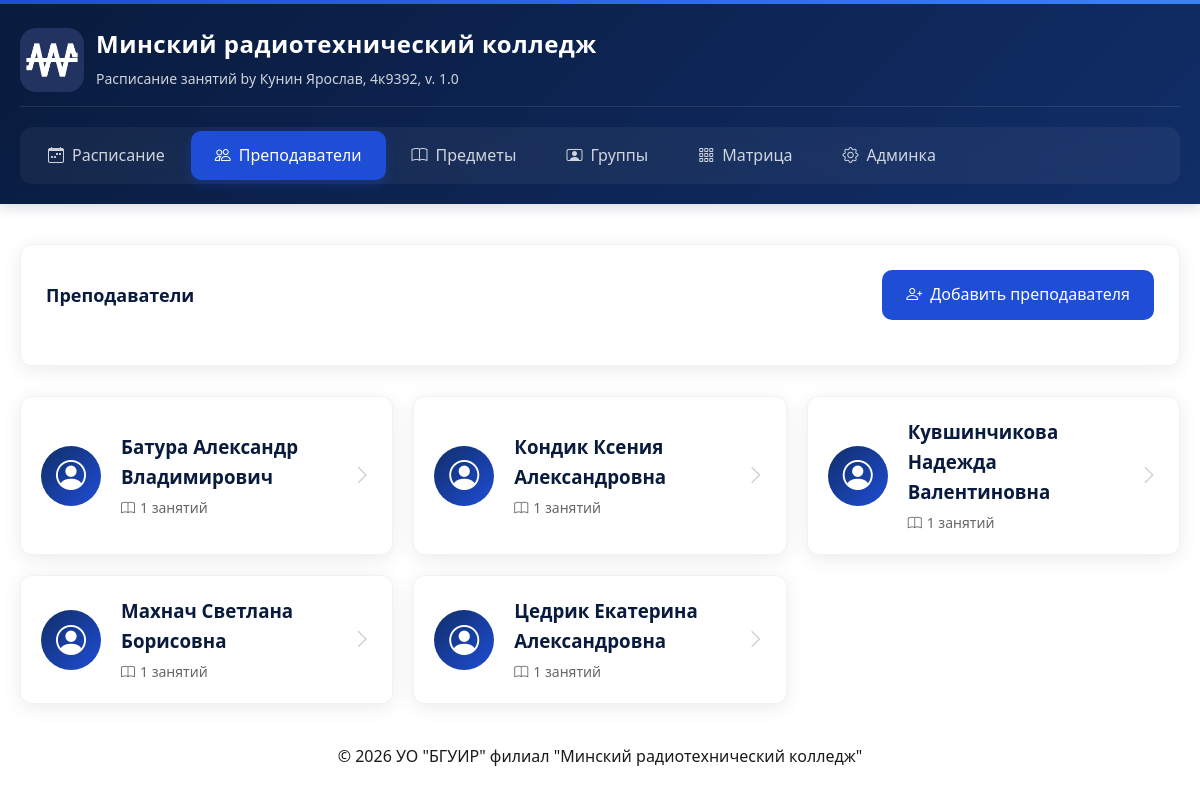
Screenshot of /teachers/ with the database file from the repository.
### schedule/models.py (models this page shows, shortened)
class Teacher(models.Model):
    name = models.CharField(max_length=100)

### schedule/views.py (the view)
# urls.py: path('teachers/', views.teachers_list, name='teachers'),
def teachers_list(request):
    teachers = Teacher.objects.all().order_by('name')
    return render(request, 'schedule/teachers.html', {'teachers': teachers})

### schedule/templates/schedule/teachers.html (shortened to what this page needs)
{% extends 'schedule/base.html' %}
{% block content %}
<div class="filter-card">
    <div class="filter-header">
        <h2 class="filter-title">Преподаватели</h2>
        <a href="/admin/schedule/teacher/add/" class="add-btn" target="_blank">
            <i class="bi bi-person-plus"></i>
            Добавить преподавателя
        </a>
    </div>
</div>
<div class="teachers-grid">
    {% for teacher in teachers %}
    <a href="{% url 'teacher_detail' teacher.id %}" class="teacher-card">
        <div class="teacher-avatar">
            <i class="bi bi-person-circle"></i>
        </div>
        <div class="teacher-info">
            <h3>{{ teacher.name }}</h3>
            <p class="teacher-subjects">
                <i class="bi bi-book"></i>
                {{ teacher.schedule_set.count }} занятий
            </p>
        </div>
        <div class="teacher-arrow">
            <i class="bi bi-chevron-right"></i>
        </div>
    </a>
    {% empty %}
    <div class="empty-state">
        <i class="bi bi-people"></i>
        <h3>Преподаватели не добавлены</h3>
        <p>Добавьте преподавателей через админ-панель</p>
    </div>
    {% endfor %}
</div>
{% endblock %}

### schedule/templates/schedule/base.html (shortened to what this page needs)
<!DOCTYPE html>
<html lang="ru">
<head>
    {% load static %}
    <link rel="stylesheet"
          href="https://cdn.jsdelivr.net/npm/bootstrap-icons@1.10.0/font/bootstrap-icons.css">
    <link rel="stylesheet" href="{% static 'schedule/css/style.css' %}">
</head>
<body>
<header class="header">
    <div class="header-content">
        <div class="logo-section">
            <div class="logo-wrapper">
            <img src="{% static 'img/college_logo.png' %}" class="college-logo">
        </div>
        <div class="college-info">
            <h1 class="college-name">Минский радиотехнический колледж</h1>
            <p class="college-subtitle">Расписание занятий by Кунин Ярослав, 4к9392, v. 1.0</p>
        </div>
    </div>
        <nav class="navbar">
            <a href="{% url 'schedule' %}"
               class="nav-link {% if request.path == '/' or 'schedule' in request.path %}active{% endif %}">
                <i class="bi bi-calendar-week"></i>
                Расписание
            </a>
            <a href="{% url 'teachers' %}"
               class="nav-link {% if 'teachers' in request.path %}active{% endif %}">
                <i class="bi bi-people"></i>
                Преподаватели
            </a>
            <a href="{% url 'subjects' %}"
               class="nav-link {% if 'subjects' in request.path %}active{% endif %}">
                <i class="bi bi-book"></i>
                Предметы
            </a>
            <a href="{% url 'groups' %}"
               class="nav-link {% if 'groups' in request.path %}active{% endif %}">
                <i class="bi bi-person-video"></i>
                Группы
            </a>
            <a href="{% url 'matrix' %}"
               class="nav-link {% if 'matrix' in request.path %}active{% endif %}">
                <i class="bi bi-grid-3x3-gap"></i>
                Матрица
            </a>
            <a href="/admin/" target="_blank" class="nav-link">
                <i class="bi bi-gear"></i>
                Админка
            </a>
        </nav>
    </div>
</header>
<main class="container fade-in">
    {% block content %}{% endblock %}
</main>
<footer class="footer">
    <div class="container text-center">
        <p>© {% now "Y" %} УО "БГУИР" филиал "Минский радиотехнический колледж"</p>
    </div>
</footer>
</body>
</html>

### schedule/static/schedule/css/style.css (style rules this page uses)
:root { --primary-dark: #091b3d; --primary-light: #112e68; --accent: #1e4dd6; --text-dark: #1a1a1a; --text-light: #ffffff; --bg-white: #ffffff; --bg-gray: #f8f9fa; --border-radius: 12px; --shadow: 0 4px 20px rgba(0, 0, 0, 0.08); --shadow-hover: 0 8px 30px rgba(0, 0, 0, 0.12); --transition: all 0.3s cubic-bezier(0.4, 0, 0.2, 1); }
* { margin: 0; padding: 0; box-sizing: border-box; }
body { font-family: 'Segoe UI', system-ui, -apple-system, sans-serif; background: var(--bg-white); color: var(--text-dark); line-height: 1.6; min-height: 100vh; }
.header { background: linear-gradient(135deg, var(--primary-dark) 0%, var(--primary-light) 100%); padding: 0 0 20px 0; box-shadow: 0 4px 12px rgba(9, 27, 61, 0.15); margin-bottom: 40px; position: relative; overflow: hidden; }
.header::before { content: ''; position: absolute; top: 0; left: 0; right: 0; height: 4px; background: linear-gradient(90deg, #1e4dd6, #3b82f6, #1e4dd6); background-size: 200% 100%; animation: shimmer 3s infinite linear; }
.header-content { max-width: 1200px; margin: 0 auto; padding: 0 20px; }
.logo-section { display: flex; align-items: center; padding: 25px 0 15px 0; border-bottom: 1px solid rgba(255, 255, 255, 0.1); margin-bottom: 20px; }
.college-info { flex: 1; }
.college-name { color: var(--text-light); font-size: 24px; font-weight: 700; margin-bottom: 5px; letter-spacing: 0.5px; }
.college-subtitle { color: rgba(255, 255, 255, 0.8); font-size: 14px; font-weight: 400; }
.navbar { display: flex; gap: 2px; background: rgba(255, 255, 255, 0.05); border-radius: var(--border-radius); padding: 4px; backdrop-filter: blur(10px); }
.nav-link { padding: 12px 24px; color: rgba(255, 255, 255, 0.8); text-decoration: none; border-radius: 10px; font-weight: 500; transition: var(--transition); display: flex; align-items: center; gap: 8px; }
.nav-link.active { color: var(--text-light); background: var(--accent); box-shadow: 0 4px 12px rgba(30, 77, 214, 0.3); }
.nav-link i { font-size: 16px; }
.container { max-width: 1200px; margin: 0 auto; padding: 0 20px 40px; }
.filter-card { background: var(--bg-white); border-radius: var(--border-radius); padding: 25px; margin-bottom: 30px; box-shadow: var(--shadow); border: 1px solid rgba(0, 0, 0, 0.05); }
.filter-header { display: flex; justify-content: space-between; align-items: center; margin-bottom: 20px; }
.filter-title { font-size: 18px; font-weight: 600; color: var(--primary-dark); }
.add-btn { padding: 12px 24px; background: var(--accent); color: var(--text-light); border: none; border-radius: 10px; font-weight: 500; display: flex; align-items: center; gap: 8px; cursor: pointer; transition: var(--transition); text-decoration: none; }
.text-center { text-align: center; }
.fade-in { animation: fadeIn 0.5s ease-out; }

### schedule/templates/schedule/teachers.html (style rules this page uses)
.teachers-grid { display: grid; grid-template-columns: repeat(auto-fill, minmax(300px, 1fr)); gap: 20px; margin-top: 30px; }
.teacher-card { display: flex; align-items: center; background: white; border-radius: var(--border-radius); padding: 20px; text-decoration: none; color: inherit; box-shadow: var(--shadow); transition: var(--transition); border: 1px solid rgba(0, 0, 0, 0.05); }
.teacher-avatar { width: 60px; height: 60px; background: linear-gradient(135deg, var(--primary-light), var(--accent)); border-radius: 50%; display: flex; align-items: center; justify-content: center; margin-right: 20px; flex-shrink: 0; }
.teacher-avatar i { font-size: 30px; color: white; }
.teacher-info { flex: 1; }
.teacher-info h3 { margin: 0 0 5px 0; color: var(--primary-dark); }
.teacher-subjects { color: #666; font-size: 14px; margin: 0; display: flex; align-items: center; gap: 5px; }
.teacher-arrow { color: #ccc; font-size: 20px; }

### schedule/templates/schedule/base.html (style rules this page uses)
.logo-section { display: flex; align-items: center; gap: 16px; }
.logo-wrapper { position: relative; width: 60px; height: 60px; }
.college-logo { position: absolute; left: 0; top: 0; height: 64px; width: auto; transition: transform 0.25s ease; }

### rows the page displays
Teacher: name "Батура Александр Владимирович", schedule_set.count "1"
Teacher: name "Кондик Ксения Александровна", schedule_set.count "1"
Teacher: name "Кувшинчикова Надежда Валентиновна", schedule_set.count "1"
Teacher: name "Махнач Светлана Борисовна", schedule_set.count "1"
Teacher: name "Цедрик Екатерина Александровна", schedule_set.count "1"
